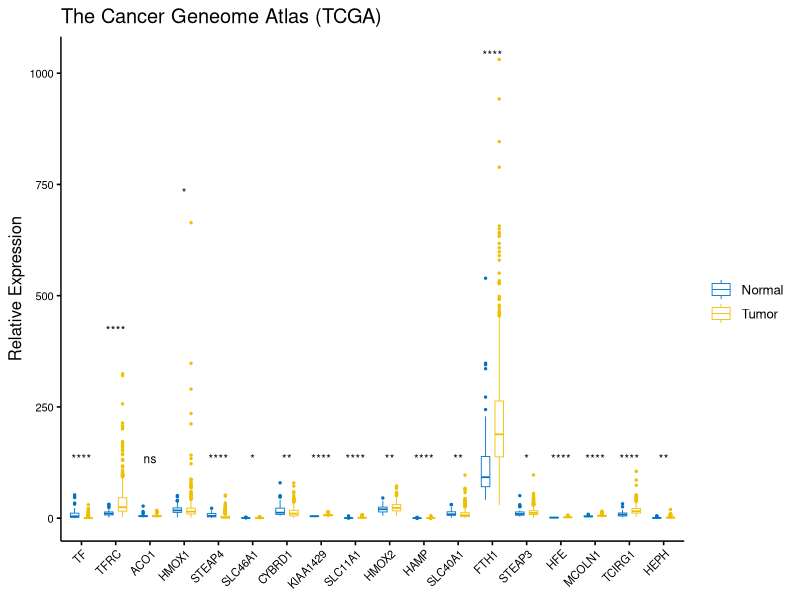

Here is the R script that generated this plot:
library(data.table)
library(ggpubr)
setwd("./")

rt <- read.table(
  "m6Aexp.txt",
  sep = "\t",
  header = T,
  row.names = 1,
  check.names = F
) # 读取输入文件
rt <- t(rt)

m6 <- as.data.table(rt)
m6[, `:=`(tn, c(rep("Normal", 44), rep("Tumor", 502)))][, `:=`(tn, as.factor(tn))]
m6.ml <- melt(m6, id.vars = c("tn"))

# compare_means(value~tn, m6.ml, method = "wilcox.test", group.by = "variable")

m6.ml[, .(wilcox.test(.SD[tn == "Normal"]$value, .SD[tn == "Tumor"]$value)$p.value), by = .(variable)]

p <- ggboxplot(
  m6.ml,
  x = "variable",
  y = "value", color = "tn", palette = "jco", size = 0.3, width = 0.5, outlier.size = 0.5
) + stat_compare_means(
  aes(group = tn),
  label = "p.signif",
  label.y.npc = c(0.12, 0.4, 0.12, 0.7, rep(0.12, 8), 1, rep(0.12, 5)),
  hide.ns = F,
  size = 3
)

ggpar(p,
  main = "The Cancer Geneome Atlas (TCGA)",
  xlab = F,
  ylab = "Relative Expression",
  x.text.angle = 45,
  font.xtickslab = c(8, "plain", "black"),
  font.ytickslab = c(8, "plain", "black"),
  legend = "right",
  legend.title = ""
)
